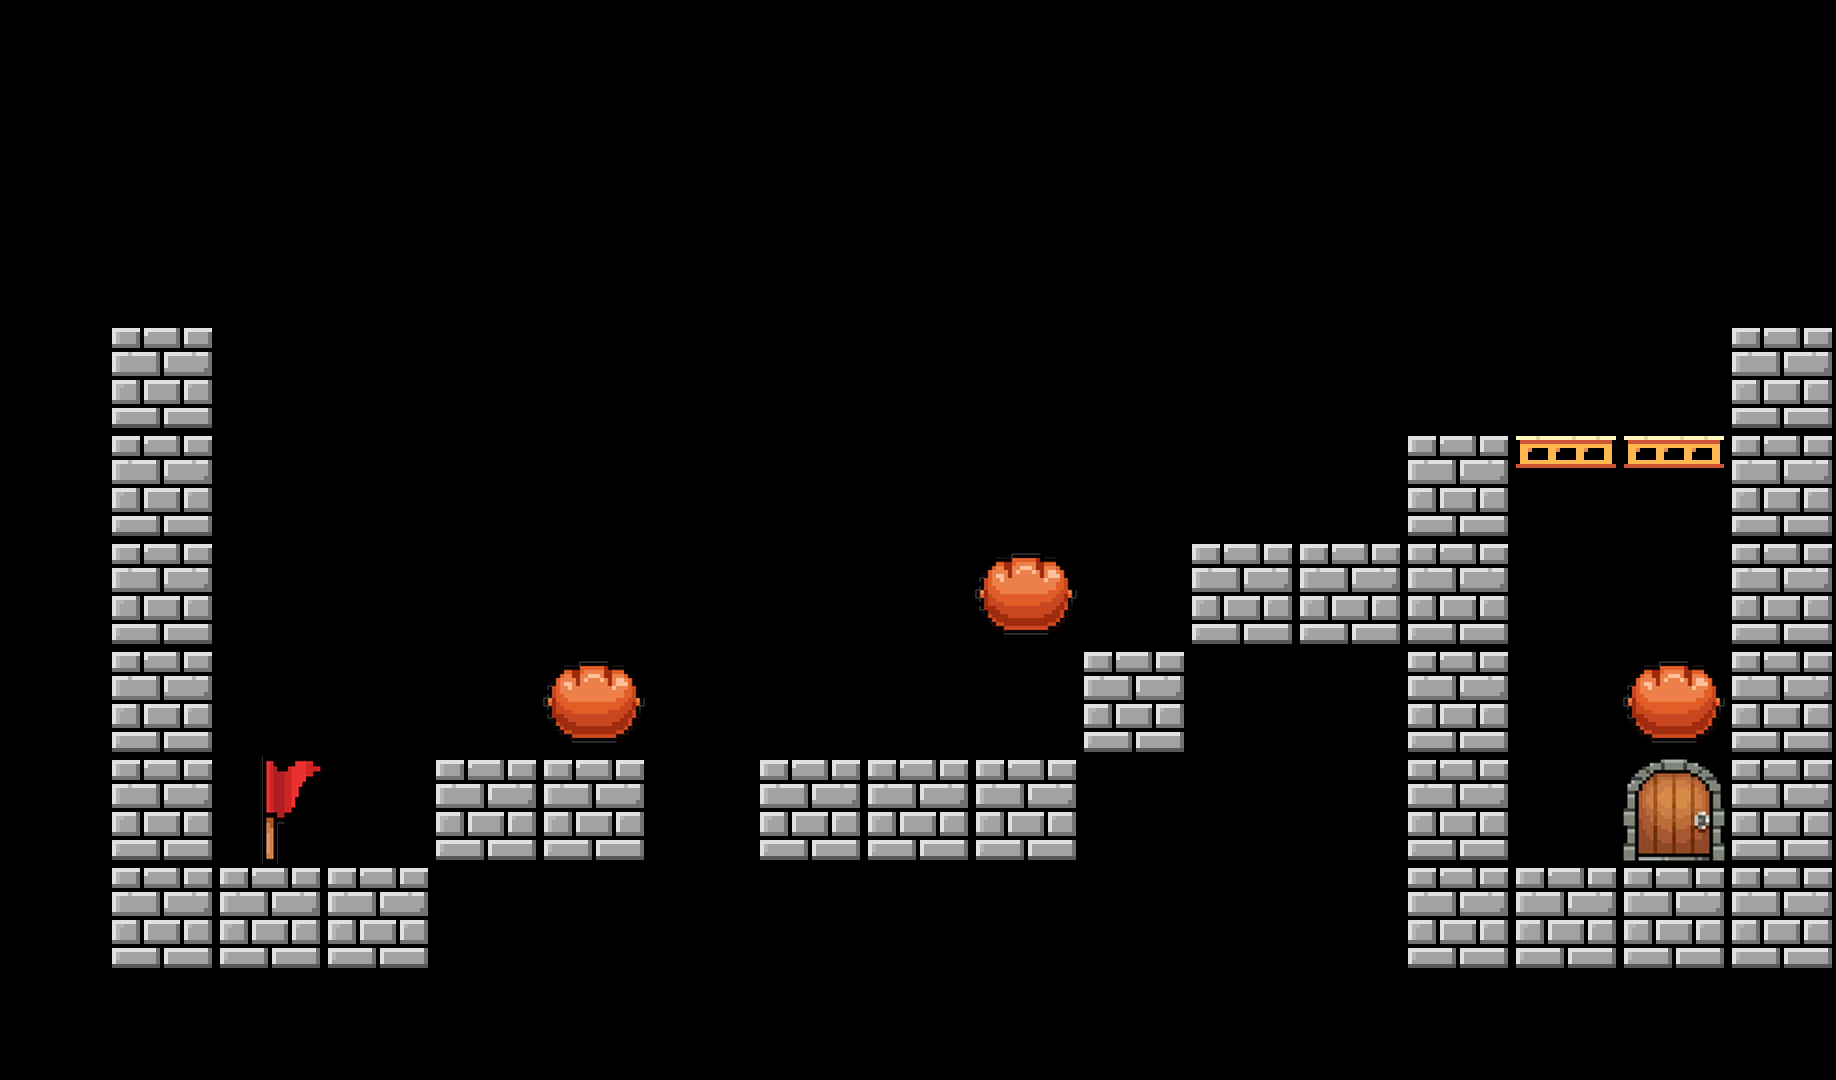

Rendered tile map (Tiled .tmx) drawn with the repository's tilesets; below, a short description and the full map source, tile grids included:
An orthogonal 17x10 tile map with 108x108 px tiles, 1 tile layer (TileLayer).

<map version="1.5" tiledversion="1.7.2" orientation="orthogonal" renderorder="right-down" width="17" height="10" tilewidth="108" tileheight="108" infinite="0" nextlayerid="2" nextobjectid="1">
 <tileset firstgid="1" source="tile_108.tsx" />
 <layer id="1" name="TileLayer" width="17" height="10">
  <data encoding="csv">
0,0,0,0,0,0,0,0,0,0,0,0,0,0,0,0,0,
0,0,0,0,0,0,0,0,0,0,0,0,0,0,0,0,0,
0,0,0,0,0,0,0,0,0,0,0,0,0,0,0,0,0,
0,5,0,0,0,0,0,0,0,0,0,0,0,0,0,0,5,
0,5,0,0,0,0,0,0,0,0,0,0,0,5,9,9,5,
0,5,0,0,0,0,0,0,0,3,0,5,5,5,0,0,5,
0,5,0,0,0,3,0,0,0,0,5,0,0,5,0,3,5,
0,5,1,0,5,5,0,5,5,5,0,0,0,5,0,2,5,
0,5,5,5,0,0,0,0,0,0,0,0,0,5,5,5,5,
0,0,0,0,0,0,0,0,0,0,0,0,0,0,0,0,0
</data>
 </layer>
</map>
